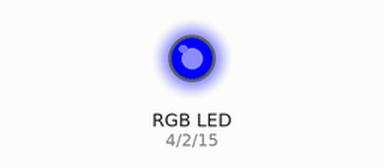
Simulated run of this sketch. Board: ESP32. Parts: an RGB LED mixed from three pins (HIGH = lit).

Above: at 0.15 s.
At 7.99 s:
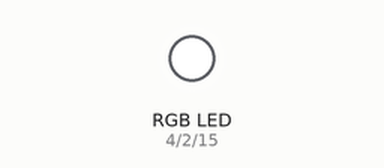
Timing chart, 0 to 8.1 s (numbered marks = the images above):
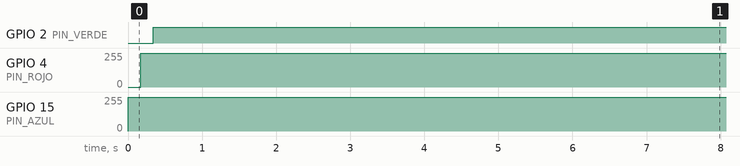

The sketch:

rainbowRGB.ino
```cpp
// Definición de pines
const byte PIN_ROJO = 4;
const byte PIN_VERDE = 2;
const byte PIN_AZUL = 15;

// Configuración PWM moderna
const int FRECUENCIA = 5000;
const int RESOLUCION = 8; // 8 bits nos da valores de 0 a 255

void setup() {
  // En las nuevas versiones se asocia directamente el pin con la frecuencia y resolución
  ledcAttachChannel(PIN_ROJO, FRECUENCIA, RESOLUCION, 0); // El '0' final es un ID interno opcional
  ledcAttachChannel(PIN_VERDE, FRECUENCIA, RESOLUCION, 1);
  ledcAttachChannel(PIN_AZUL, FRECUENCIA, RESOLUCION, 2);
}

void loop() {
  // Ciclo que recorre los 256 tonos del espectro de color
  for (int i = 0; i < 256; i++) {
    fijarColorArcoiris(i);

    // Control de velocidad: 2 milisegundos por tono.
    delay(2);
  }
}

// Función matemática para transformar un solo índice (0-255) en los 3 colores del arcoíris
void fijarColorArcoiris(int posicion) {
  int r, g, b;

  if (posicion < 85) {
    r = 255 - posicion * 3;
    g = posicion * 3;
    b = 0;
  } else if (posicion < 170) {
    posicion -= 85;
    r = 0;
    g = 255 - posicion * 3;
    b = posicion * 3;
  } else {
    posicion -= 170;
    r = posicion * 3;
    g = 0;
    b = 255 - posicion * 3;
  }

  // ALERTA ÁNODO COMÚN: Restamos a 255 para invertir la lógica (255 - color)
  // Ahora en ledcWrite se pone directamente el número de PIN en lugar del canal
  ledcWrite(PIN_ROJO, 255 - r);
  ledcWrite(PIN_VERDE, 255 - g);
  ledcWrite(PIN_AZUL, 255 - b);
}
```

Measured:
- by itself, GPIO 2 (PIN_VERDE): LOW → HIGH at 0.34 s
- by itself, GPIO 4 (PIN_ROJO): 0/255 → 255/255 at 0.17 s
- by itself, GPIO 15 (PIN_AZUL): 0/255 → 255/255 at 0.00 s
